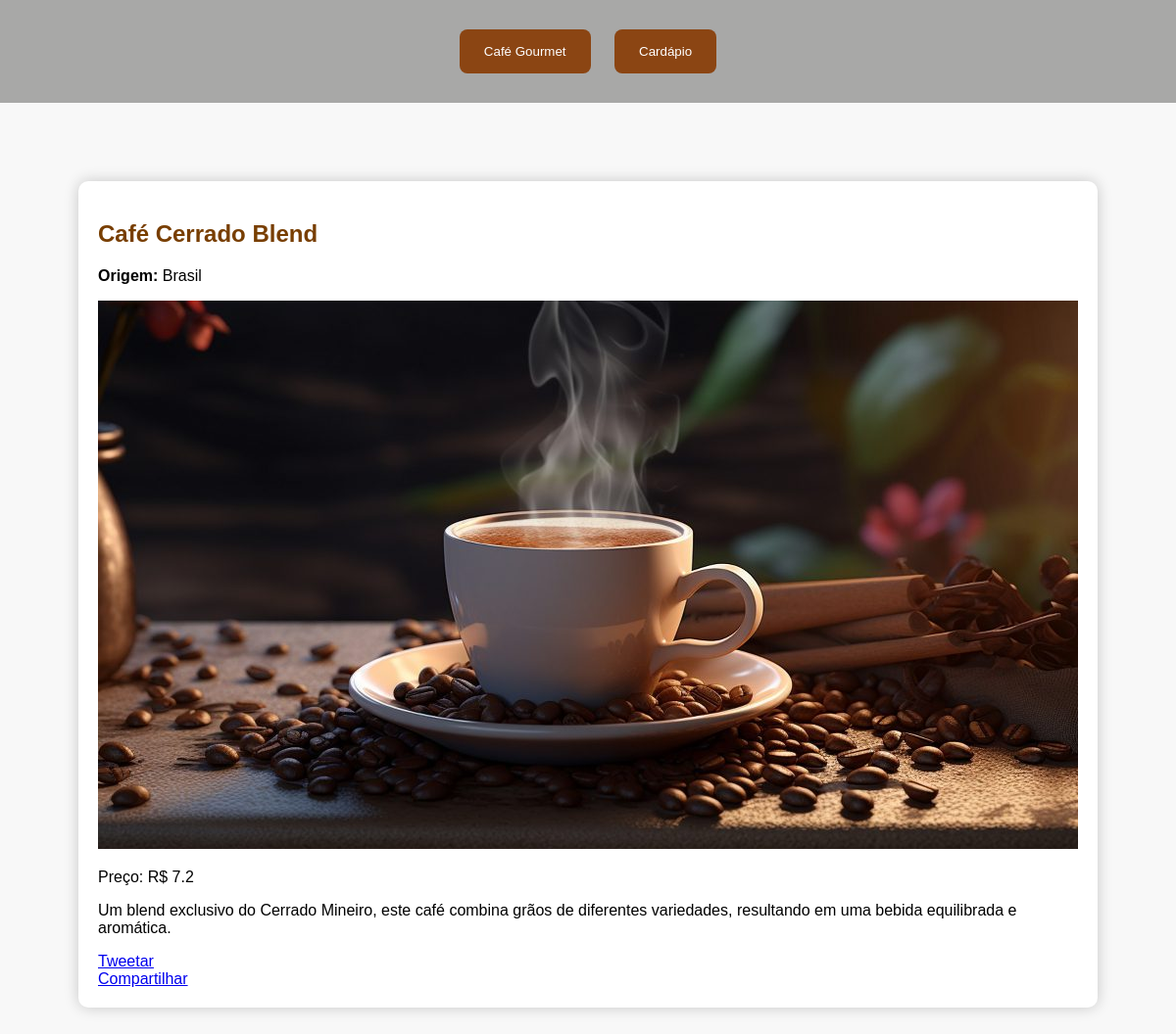
Page /produto/6 on the committed database.
### tables this page shows
CREATE TABLE produtos (
    idProduto INTEGER PRIMARY KEY,
    Produto TEXT,
    Valor REAL,
    Descrição TEXT,
    Imagem TEXT,
    nomeOrigem TEXT,
    FOREIGN KEY (nomeOrigem) REFERENCES origem(nomeOrigem)
);

### app.py (the view)
@app.route('/produto/<int:idProduto>')
def detalhes_produto(idProduto):
    produto = query_db('SELECT * FROM produtos WHERE idProduto = ?', (idProduto,), one=True)
    return render_template('descricao_produto.html', produtos=[produto])

### app.py (called while the page is built)
def get_db_connection():
    connection = sqlite3.connect(app.config['DATABASE'])
    connection.row_factory = sqlite3.Row
    return connection

def query_db(query, args=(), one=False):
    with get_db_connection() as connection:
        cursor = connection.execute(query, args)
        results = cursor.fetchall()
        return (results[0] if results else None) if one else results

### templates/descricao_produto.html (shortened to what this page needs)
<!DOCTYPE html>
<html lang="pt-br">
<head>
    <link rel="stylesheet" href="/static/styles.css">
</head>
<body class="common-style">
    <header>
        <button onclick="location.href='/contato'">Café Gourmet</button>
        <button onclick="location.href='/'">Cardápio</button>
    </header>
    <main>
        <section id="descricao_produto" class="category">
            {% for produto in produtos %}
            <div>
                <h2>{{ produto.Produto }}</h2>
                <p><strong>Origem:</strong> {{ produto.nomeOrigem }}</p>
                <img src="{{ url_for('static', filename=produto.Imagem) }}" alt="{{ produto.Produto }}">
                <p>Preço: R$ {{ produto.Valor }}</p>
                <p>{{ produto.Descrição }}</p>
                <div>
                    <a href="https://twitter.com/intent/tweet?url={{ url_for('detalhes_produto', idProduto=produto.idProduto) }}&text=Confira este produto: {{ produto.Produto }}" target="_blank" class="twitter-share-button">Tweetar</a>
                    <div class="fb-share-button" data-href="{{ url_for('detalhes_produto', idProduto=produto.idProduto) }}" data-layout="button" data-size="small">
                        <a target="_blank" href="https://www.facebook.com/sharer/sharer.php?u={{ url_for('detalhes_produto', idProduto=produto.idProduto) }}&amp;src=sdkpreparse" class="fb-xfbml-parse-ignore">Compartilhar</a>
                    </div>
                </div>
            </div>
            {% endfor %}
        </section>
    </main>
</body>
</html>

### static/styles.css (style rules this page uses)
body { font-family: 'Arial', sans-serif; margin: 0; padding: 0; background-color: #f8f8f8; color: #000; }
header { background-color: #a8a8a7; color: white; padding: 20px; text-align: center; }
button, .category-button, #search-btn, .close-button { background-color: #8b4513; color: white; padding: 15px 25px; margin: 10px; border: none; border-radius: 8px; cursor: pointer; transition: background-color 0.3s ease; }
main { padding: 80px; }
.category, .contact-info, .product-item { margin-bottom: 30px; background-color: #fff; border-radius: 10px; padding: 20px; box-shadow: 0 0 15px rgba(0, 0, 0, 0.2); }
h1, h2, h3 { color: #783E00; }

### rows in the picture
produtos: Produto "Café Cerrado Blend", nomeOrigem "Brasil", Imagem (picture), Valor "7.2", Descrição "Um blend exclusivo do Cerrado Mineiro, este café combina grãos de diferentes variedades, resultando em uma bebida equilibrada e aromática."
